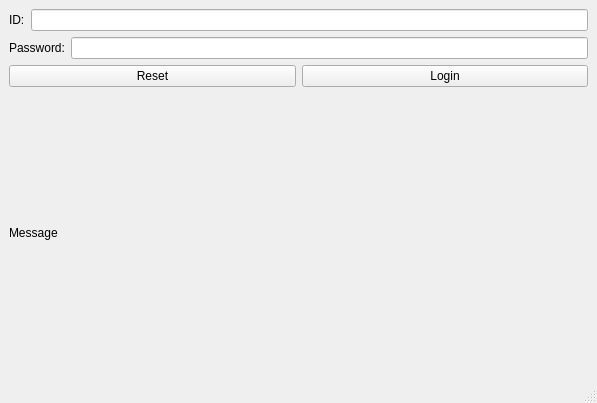
<?xml version="1.0" encoding="UTF-8"?>
<ui version="4.0">
 <class>LoginWindow</class>
 <widget class="QMainWindow" name="LoginWindow">
  <property name="geometry">
   <rect>
    <x>0</x>
    <y>0</y>
    <width>597</width>
    <height>403</height>
   </rect>
  </property>
  <property name="minimumSize">
   <size>
    <width>330</width>
    <height>200</height>
   </size>
  </property>
  <property name="windowTitle">
   <string>Login</string>
  </property>
  <widget class="QWidget" name="centralwidget">
   <layout class="QHBoxLayout" name="horizontalLayout">
    <item>
     <layout class="QVBoxLayout" name="verticalLayout">
      <property name="bottomMargin">
       <number>0</number>
      </property>
      <item>
       <layout class="QHBoxLayout" name="horizontalLayout_2">
        <item>
         <widget class="QLabel" name="lbl_id">
          <property name="text">
           <string>ID:</string>
          </property>
         </widget>
        </item>
        <item>
         <widget class="QLineEdit" name="txt_id"/>
        </item>
       </layout>
      </item>
      <item>
       <layout class="QHBoxLayout" name="horizontalLayout_3">
        <item>
         <widget class="QLabel" name="lbl_password">
          <property name="text">
           <string>Password:</string>
          </property>
         </widget>
        </item>
        <item>
         <widget class="QLineEdit" name="txt_password"/>
        </item>
       </layout>
      </item>
      <item>
       <layout class="QHBoxLayout" name="horizontalLayout_4">
        <item>
         <widget class="QPushButton" name="btn_reset">
          <property name="text">
           <string>Reset</string>
          </property>
         </widget>
        </item>
        <item>
         <widget class="QPushButton" name="btn_login">
          <property name="minimumSize">
           <size>
            <width>0</width>
            <height>0</height>
           </size>
          </property>
          <property name="maximumSize">
           <size>
            <width>16777215</width>
            <height>16777215</height>
           </size>
          </property>
          <property name="text">
           <string>Login</string>
          </property>
         </widget>
        </item>
       </layout>
      </item>
      <item>
       <layout class="QHBoxLayout" name="horizontalLayout_5">
        <item>
         <widget class="QLabel" name="lbl_status">
          <property name="text">
           <string>Message</string>
          </property>
         </widget>
        </item>
       </layout>
      </item>
     </layout>
    </item>
   </layout>
  </widget>
  <widget class="QStatusBar" name="statusbar"/>
 </widget>
 <resources/>
 <connections/>
</ui>
